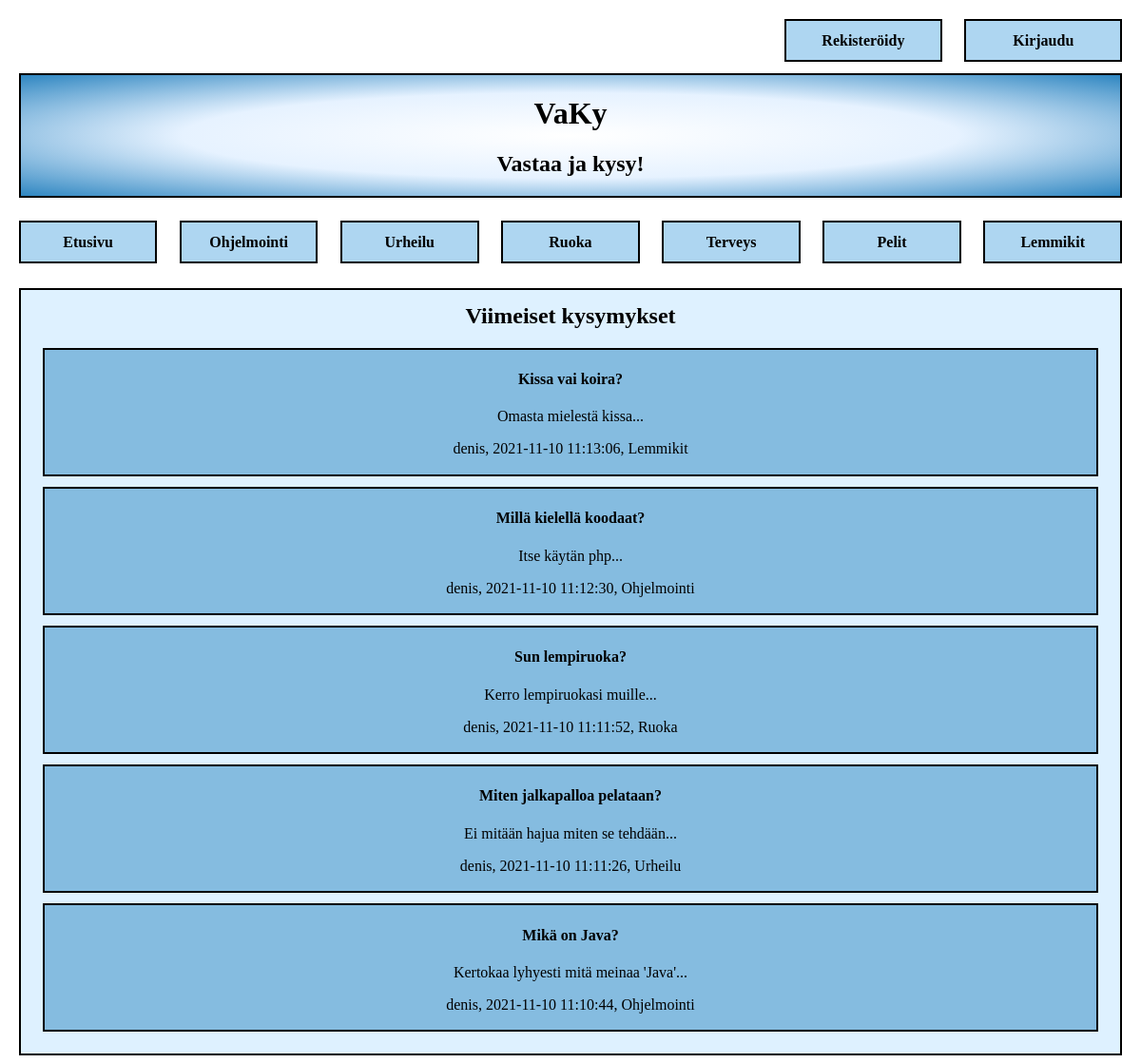
The page / on the database its author committed.
### tables this page shows
CREATE TABLE `questions_categories` (
  `categorie_id` int(11) NOT NULL,
  `categorie_name` varchar(20) NOT NULL
);

CREATE TABLE `questions` (
  `question_id` int(11) NOT NULL,
  `title` varchar(100) NOT NULL,
  `text` text NOT NULL,
  `q_categorie_id` int(50) NOT NULL,
  `pubdate` datetime NOT NULL,
  `author` varchar(50) NOT NULL
);

### includes/questions.php (the view)
<?php
include "db.php";
$questionssql = "SELECT * FROM questions  INNER JOIN questions_categories on q_categorie_id = categorie_id ORDER BY question_id DESC LIMIT 10";
$tulos = $yhteys->query($questionssql);
if($tulos -> num_rows > 0){
while ($questions = $tulos -> fetch_assoc()){
    ?>
    <div class="kysymys">
        <h4><a href="pages/single.php?id=<?php echo $questions['question_id']; ?>" class="otsikko-linkki"><?php echo $questions['title'];?></a></h4>
        <p><?php echo mb_substr($questions['text'], 0, 50, 'utf-8') . "...";?></p>
        <p><?php echo $questions['author']. ", ". $questions['pubdate'] . ", " . $questions['categorie_name'];?></p>
    </div>
    <?php
    }}else{
    ?>
        <div class="kysymys">
            <h4>Kysymyksiä ei löydy!</h4>
        </div>
        <?php
}
?>

### index.php (shortened to what this page needs)
<!DOCTYPE html>
<html>
<head>
    <link rel="stylesheet" type="text/css" href="styles/styles.css">
</head>
<body>
    <div class="container">
     <?php if(!isset($_COOKIE['user'])): ?>
        <header>
            <p><a href="pages/kirjaudu.php">Kirjaudu</a></p>
            <p><a href="pages/rekisteroidy.php">Rekisteröidy</a></p>
        </header>
     <?php endif; ?>
    <div id="logo">
        <h1>VaKy</h1>
        <h2>Vastaa ja kysy!</h2>
    </div>
    <?php include "includes/topbar.php" ?>
    <main id="etusivu-main">
        <h2>Viimeiset kysymykset</h2>
        <div id="kysymykset">
            <?php include "includes/questions.php"?>
        </div>
    </main>
    </div>
</body>
</html>

### includes/topbar.php
<?php
include "db.php";
$topbarsql = "SELECT * FROM questions_categories";
$tulos = $yhteys->query($topbarsql);
?>
<nav id="ylanav">
        <ul>
            <li><a href="index.php">Etusivu</a></li>
            <?php
            while ($qu = $tulos -> fetch_assoc()){
                ?>
                <li><a href="pages/kategoria.php?id=<?php echo $qu['categorie_id']; ?>"><?php echo $qu['categorie_name']?></a></li>
                <?php
            }
            ?>
        </ul>
    </nav>

### styles/styles.css (style rules this page uses)
* { box-sizing: border-box; }
.container { max-width: 1200px; margin-left: auto; margin-right: auto; }
header p { border: solid 2px black; min-width: 14%; max-width: 17%; padding: 1%; font-weight: bold; background-color: #AED6F1; float: right; margin: 1%; text-align: center; }
header a { text-decoration: none; color: black; }
#logo { clear: both; text-align: center; border: 2px solid black; margin: 1%; background: radial-gradient(#ffffff, #e6f2ff, #2E86C1 ); }
#ylanav ul { list-style-type: none; padding: 0; margin: 0; }
#ylanav li { display: inline; float: left; width: 12.285%; padding: 1%; margin: 1%; border: 2px solid black; background-color: #AED6F1; text-align: center; }
#ylanav a { text-decoration: none; color: black; font-weight: bold; }
#etusivu-main { clear: both; text-align: center; margin-top: 8%; background-color: #DEF1FF; padding: 1%; margin-left: 1%; margin-right: 1%; border: 2px solid black; }
#etusivu-main h2 { margin-top: 0.2%; }
.kysymys { background-color: #85BCE0; padding: 0.1%; margin: 1%; border: 2px solid black; }
.otsikko-linkki { color: black; font-weight: bold; text-decoration: none; }

### rows shown on the page
questions_categories: categorie_name "Ohjelmointi"
questions_categories: categorie_name "Urheilu"
questions_categories: categorie_name "Ruoka"
questions_categories: categorie_name "Terveys"
questions_categories: categorie_name "Pelit"
questions_categories: categorie_name "Lemmikit"
questions: title "Kissa vai koira?", text "Omasta mielestä kissa", author "denis", pubdate "2021-11-10 11:13:06", questions_categories.categorie_name "Lemmikit"
questions: title "Millä kielellä koodaat?", text "Itse käytän php", author "denis", pubdate "2021-11-10 11:12:30", questions_categories.categorie_name "Ohjelmointi"
questions: title "Sun lempiruoka?", text "Kerro lempiruokasi muille", author "denis", pubdate "2021-11-10 11:11:52", questions_categories.categorie_name "Ruoka"
questions: title "Miten jalkapalloa pelataan?", text "Ei mitään hajua miten se tehdään", author "denis", pubdate "2021-11-10 11:11:26", questions_categories.categorie_name "Urheilu"
questions: title "Mikä on Java?", text "Kertokaa lyhyesti mitä meinaa 'Java'", author "denis", pubdate "2021-11-10 11:10:44", questions_categories.categorie_name "Ohjelmointi"
